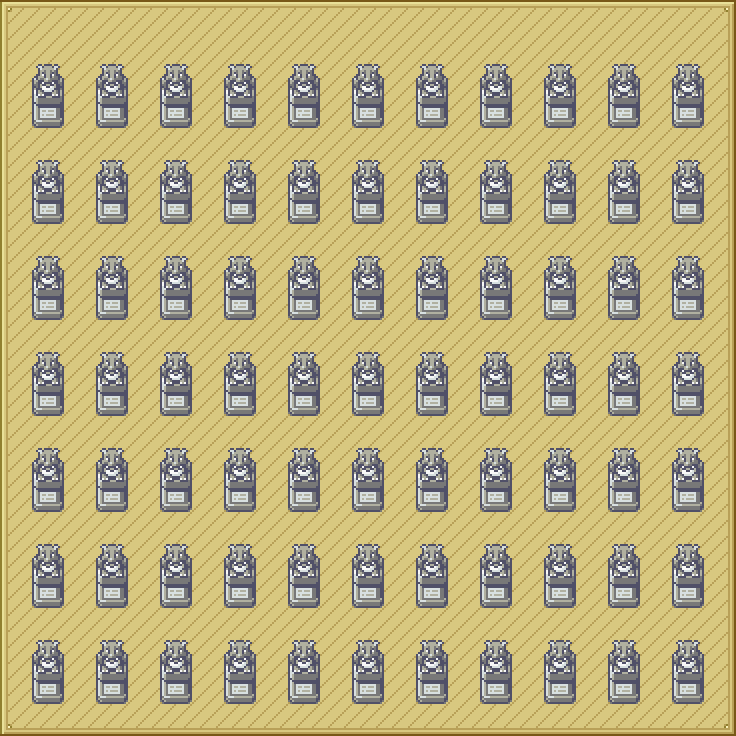

A 2D game scene composited from a Tiled map and its tileset images. What follows is a short description and the map's XML, with every tile layer's data as written:
An orthogonal 23x23 tile map with 32x32 px tiles, 2 tile layers (Ground, Top).

<map version="1.2" tiledversion="1.2.3" orientation="orthogonal" renderorder="right-down" width="23" height="23" tilewidth="32" tileheight="32" infinite="0" nextlayerid="4" nextobjectid="1">
 <tileset firstgid="1" name="tilesheet_cave" tilewidth="32" tileheight="32" tilecount="1592" columns="8">
  <image source="tilesheet_cave.png" width="256" height="6368" />
  <tile id="47">
   <properties>
    <property name="collides" type="bool" value="true" />
   </properties>
  </tile>
  <tile id="55">
   <properties>
    <property name="collides" type="bool" value="true" />
   </properties>
  </tile>
 </tileset>
 <layer id="1" name="Ground" width="23" height="23">
  <data encoding="csv">
9,10,10,10,10,10,10,10,10,10,10,10,10,10,10,10,10,10,10,10,10,10,11,
17,18,18,18,18,18,18,18,18,18,18,18,18,18,18,18,18,18,18,18,18,18,19,
17,22,22,22,22,22,18,22,22,22,22,22,22,22,22,22,22,22,22,22,22,22,19,
17,22,22,22,18,22,22,22,22,22,22,22,22,22,22,22,22,22,22,22,22,22,19,
17,18,18,22,22,22,22,18,18,18,18,18,18,18,18,18,18,18,18,18,18,22,19,
17,22,18,22,18,22,18,22,18,22,18,22,18,22,18,22,22,22,22,22,18,22,19,
17,22,18,22,18,22,18,22,18,22,18,22,18,22,18,22,22,22,18,22,18,22,19,
17,18,18,18,18,18,18,18,18,18,18,18,18,22,18,22,22,22,18,22,18,22,19,
17,22,18,22,18,22,18,22,22,22,18,22,22,22,18,22,22,22,18,22,18,22,19,
17,22,18,22,18,22,22,22,22,22,22,22,22,22,18,22,22,22,18,22,18,22,19,
17,22,18,18,18,18,18,18,18,18,18,22,18,22,18,22,22,22,18,22,18,22,19,
17,22,18,22,18,22,18,22,22,22,18,22,18,22,18,22,18,22,18,22,18,22,19,
17,22,18,22,18,22,18,22,22,22,18,22,22,22,18,22,18,22,18,22,18,22,19,
17,22,22,22,18,22,18,22,22,22,18,22,18,22,18,22,18,22,18,22,18,22,19,
17,22,22,22,18,22,18,22,22,22,18,22,18,22,18,22,18,22,18,22,18,22,19,
17,22,18,22,18,22,18,22,22,22,18,22,18,22,18,22,18,22,18,22,18,22,19,
17,22,18,22,18,22,18,22,22,22,18,22,18,22,18,22,18,22,18,22,18,22,19,
17,22,18,22,18,22,18,22,18,22,18,22,18,22,18,22,18,22,18,22,18,22,19,
17,22,18,22,18,22,18,22,18,22,18,22,18,22,18,22,18,22,18,22,22,22,19,
17,22,18,22,18,22,18,22,18,22,18,22,18,22,18,22,18,22,18,22,18,22,19,
17,22,18,22,18,22,18,22,18,22,18,22,18,22,18,22,18,22,18,22,22,22,19,
17,22,18,22,18,22,18,22,18,22,22,22,18,22,22,22,18,22,18,22,22,22,19,
25,26,26,26,26,26,26,26,26,26,26,26,26,26,26,26,26,26,26,26,26,26,27
</data>
 </layer>
 <layer id="3" name="Top" width="23" height="23">
  <data encoding="csv">
0,0,0,0,0,0,0,0,0,0,0,0,0,0,0,0,0,0,0,0,0,0,0,
0,0,0,0,0,0,0,18,0,0,0,18,0,0,0,18,18,18,0,18,0,18,0,
0,48,0,48,0,48,0,48,0,48,0,48,0,48,0,48,18,48,0,48,0,48,0,
0,56,0,56,0,56,0,56,0,56,0,56,0,56,0,56,18,56,0,56,0,56,0,
0,0,0,0,0,0,0,0,0,0,0,0,0,0,0,0,0,0,0,0,0,0,0,
0,48,0,48,0,48,0,48,0,48,0,48,0,48,0,48,18,48,0,48,0,48,0,
0,56,0,56,0,56,0,56,0,56,0,56,0,56,0,56,18,56,0,56,0,56,0,
0,0,0,0,0,0,0,0,0,0,0,0,0,0,0,0,0,0,0,0,0,0,0,
0,48,0,48,0,48,0,48,0,48,0,48,0,48,0,48,18,48,0,48,0,48,0,
0,56,0,56,0,56,0,56,0,56,0,56,0,56,0,56,18,56,0,56,0,56,0,
0,0,0,0,0,0,0,0,0,0,0,0,0,0,0,0,0,0,0,0,0,0,0,
0,48,0,48,0,48,0,48,0,48,0,48,0,48,0,48,18,48,0,48,0,48,0,
0,56,0,56,0,56,0,56,0,56,0,56,0,56,0,56,18,56,0,56,0,56,0,
0,0,0,0,0,0,0,0,0,0,0,0,0,0,0,0,0,0,0,0,0,0,0,
0,48,0,48,0,48,0,48,0,48,0,48,0,48,0,48,18,48,0,48,0,48,0,
0,56,0,56,0,56,0,56,0,56,0,56,0,56,0,56,18,56,0,56,0,56,0,
0,0,0,0,0,0,0,0,0,0,0,0,0,0,0,0,0,0,0,0,0,0,0,
0,48,0,48,0,48,0,48,0,48,0,48,0,48,0,48,18,48,0,48,0,48,0,
0,56,0,56,0,56,0,56,0,56,0,56,0,56,0,56,18,56,0,56,0,56,0,
0,0,0,0,0,0,0,0,0,0,0,0,0,0,0,0,0,0,0,0,0,0,0,
0,48,0,48,0,48,0,48,0,48,0,48,0,48,0,48,0,48,0,48,0,48,0,
0,56,0,56,0,56,0,56,0,56,0,56,0,56,0,56,0,56,0,56,0,56,0,
0,0,0,0,0,0,0,0,0,0,0,0,0,0,0,0,0,0,0,0,0,0,0
</data>
 </layer>
</map>
